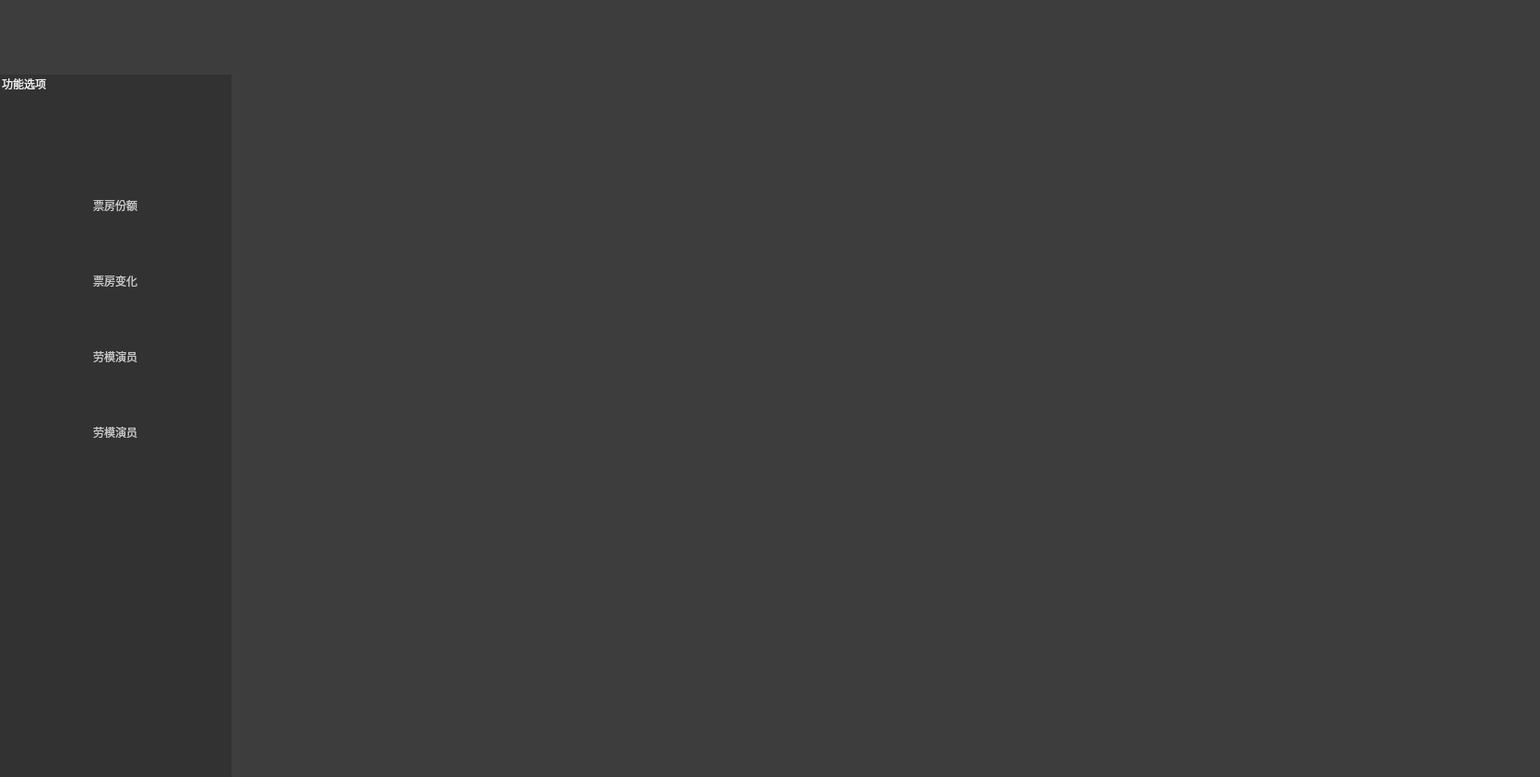
<?xml version="1.0" encoding="UTF-8"?>
<ui version="4.0">
 <class>Form</class>
 <widget class="QWidget" name="Form">
  <property name="geometry">
   <rect>
    <x>0</x>
    <y>0</y>
    <width>1670</width>
    <height>843</height>
   </rect>
  </property>
  <property name="windowTitle">
   <string>Form</string>
  </property>
  <property name="styleSheet">
   <string notr="true">background-color: rgb(61, 61, 61);
background-image:url(:/new/prefix1/source/picture/ironman.jpg)
</string>
  </property>
  <widget class="QGroupBox" name="groupBox">
   <property name="geometry">
    <rect>
     <x>0</x>
     <y>80</y>
     <width>251</width>
     <height>791</height>
    </rect>
   </property>
   <property name="minimumSize">
    <size>
     <width>50</width>
     <height>0</height>
    </size>
   </property>
   <property name="styleSheet">
    <string notr="true">background-color: rgb(50, 50, 50);
color: rgb(240, 240, 240);
border:1px solid;
border-color: rgb(50, 50, 50);
font: 25 9pt &quot;等线 Light&quot;;</string>
   </property>
   <property name="title">
    <string>功能选项</string>
   </property>
   <widget class="QWidget" name="layoutWidget_2">
    <property name="geometry">
     <rect>
      <x>0</x>
      <y>104</y>
      <width>252</width>
      <height>323</height>
     </rect>
    </property>
    <layout class="QVBoxLayout" name="verticalLayout_2">
     <item>
      <widget class="QPushButton" name="pushButton_8">
       <property name="minimumSize">
        <size>
         <width>250</width>
         <height>75</height>
        </size>
       </property>
       <property name="maximumSize">
        <size>
         <width>250</width>
         <height>75</height>
        </size>
       </property>
       <property name="styleSheet">
        <string notr="true">font: 9pt &quot;新宋体&quot;;
color: rgb(199, 199, 199)</string>
       </property>
       <property name="text">
        <string>票房份额</string>
       </property>
      </widget>
     </item>
     <item>
      <widget class="QPushButton" name="pushButton_9">
       <property name="minimumSize">
        <size>
         <width>250</width>
         <height>75</height>
        </size>
       </property>
       <property name="maximumSize">
        <size>
         <width>250</width>
         <height>75</height>
        </size>
       </property>
       <property name="styleSheet">
        <string notr="true">font: 9pt &quot;新宋体&quot;;
color: rgb(199, 199, 199)</string>
       </property>
       <property name="text">
        <string>票房变化</string>
       </property>
      </widget>
     </item>
     <item>
      <widget class="QPushButton" name="pushButton_10">
       <property name="minimumSize">
        <size>
         <width>250</width>
         <height>75</height>
        </size>
       </property>
       <property name="maximumSize">
        <size>
         <width>250</width>
         <height>75</height>
        </size>
       </property>
       <property name="styleSheet">
        <string notr="true">font: 9pt &quot;新宋体&quot;;
color: rgb(199, 199, 199)</string>
       </property>
       <property name="text">
        <string>劳模演员</string>
       </property>
      </widget>
     </item>
     <item>
      <widget class="QPushButton" name="pushButton_11">
       <property name="minimumSize">
        <size>
         <width>250</width>
         <height>75</height>
        </size>
       </property>
       <property name="maximumSize">
        <size>
         <width>250</width>
         <height>16777215</height>
        </size>
       </property>
       <property name="styleSheet">
        <string notr="true">font: 9pt &quot;新宋体&quot;;
color: rgb(199, 199, 199)</string>
       </property>
       <property name="text">
        <string>劳模演员</string>
       </property>
      </widget>
     </item>
    </layout>
   </widget>
  </widget>
  <widget class="QWidget" name="layoutWidget">
   <property name="geometry">
    <rect>
     <x>0</x>
     <y>10</y>
     <width>251</width>
     <height>71</height>
    </rect>
   </property>
   <layout class="QHBoxLayout" name="horizontalLayout_2">
    <item>
     <widget class="QPushButton" name="pushButton_2">
      <property name="minimumSize">
       <size>
        <width>40</width>
        <height>50</height>
       </size>
      </property>
      <property name="maximumSize">
       <size>
        <width>250</width>
        <height>16777215</height>
       </size>
      </property>
      <property name="styleSheet">
       <string notr="true">border:1px solid;
border-color: rgb(61,61, 61);
image: url(:/new/prefix1/source/picture/稿定设计导出-20181211-154931.png)</string>
      </property>
      <property name="text">
       <string/>
      </property>
     </widget>
    </item>
   </layout>
  </widget>
 </widget>
 <resources>
  <include location="source.qrc"/>
 </resources>
 <connections/>
</ui>
